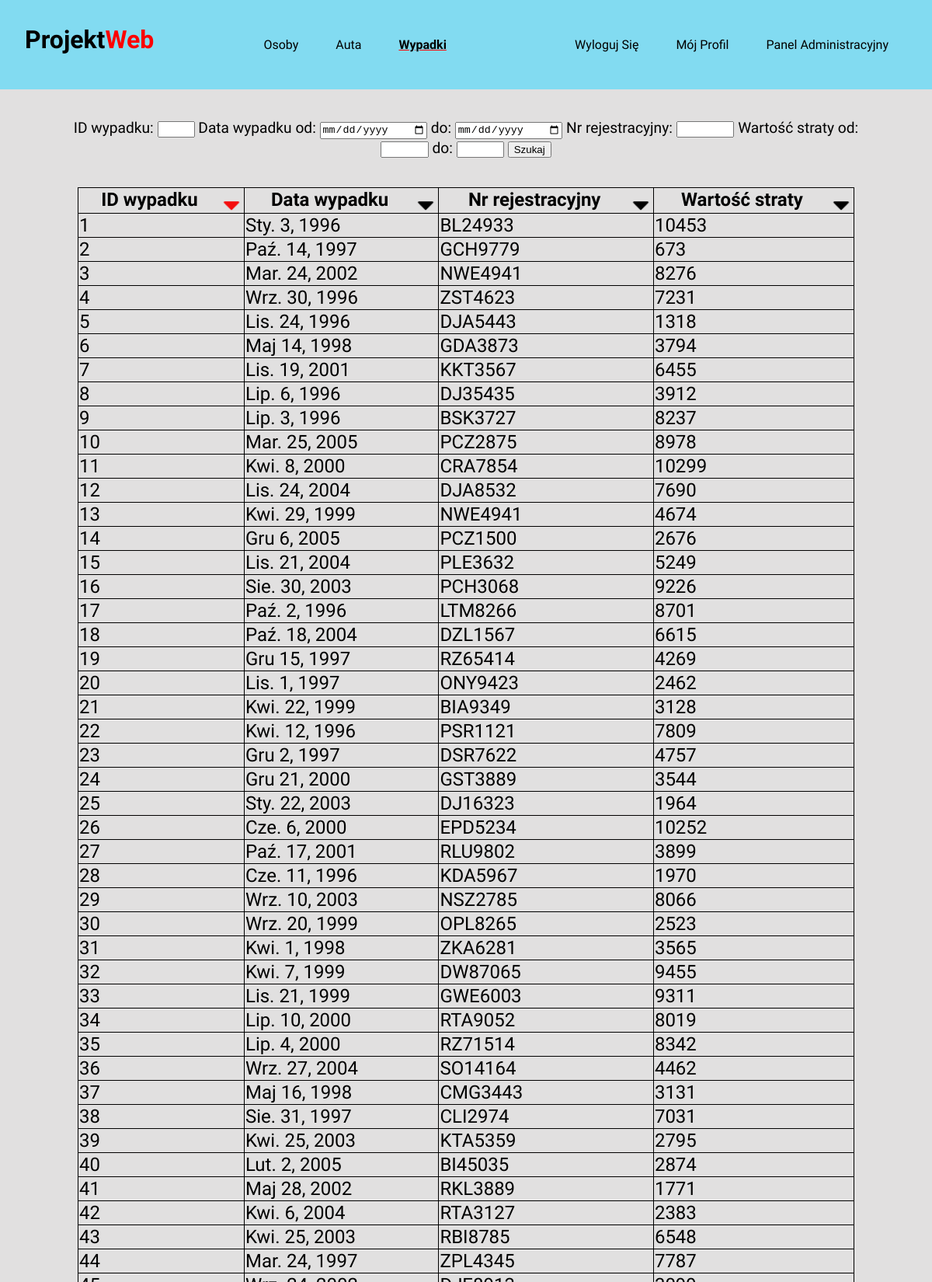
Page /wypadki/ (signed in, upper part) on the committed database.
### cardb/models.py (models this page shows)
class wypadek(models.Model):
    wypadekid = models.IntegerField(db_column="wypadekID", primary_key=True)
    data_wypadku = models.DateField()
    nr_rejestracyjny = models.CharField(max_length=7)
    wartosc_straty = models.IntegerField()
    class Meta:
        db_table = "wypadki"

### cardb/views.py (the view)
# urls.py: path("wypadki/", views.wypadki, name="wypadki"),
@login_required
def wypadki(request):
    data = wypadek.objects.all()
    myFilter = wypadekFilter(request.GET, queryset=data)
    data = myFilter.qs
    mySort = request.GET.get("sortid", "wypadekid")
    data = data.order_by(mySort)
    return render(
        request,
        "wypadki.html",
        {"wypadki": data, "myFilter": myFilter, "mySort": mySort},
    )

### cardb/templatetags/cardb_tags.py (called while the page is built)
@register.simple_tag(takes_context = True)
def url_replace(context, field, value):
    dict_ = context['request'].GET.copy()
    dict_[field] = value
    return dict_.urlencode()

### template/wypadki.html (shortened to what this page needs)
{% extends 'base.html' %}
{% load static %}
{% load cardb_tags %}
{% block head %}
<link rel="stylesheet" href="{% static 'cardb/wypadki.css' %}" type="text/css" />
{% endblock head %}
{% block content %}
<form method="get">
    <div class="wypadekid">
        <label for="id_wypadekid">ID wypadku:</label>
        {{myFilter.form.wypadekid__icontains}}
    </div>
    <div class="data_wypadku">
        <label for="data_wypadku__gte">Data wypadku od:</label>
        {{myFilter.form.data_wypadku__gte}}
    </div>
    <div class="data_wypadku">
        <label for="data_wypadku__lte">do:</label>
        {{myFilter.form.data_wypadku__lte}}
    </div>
    <div class="nr_rejestracyjny">
        <label for="id_nr_rejestracyjny">Nr rejestracyjny:</label>
        {{myFilter.form.nr_rejestracyjny__icontains}}
    </div>
    <div class="wartosc_straty">
        <label for="wartosc_straty__gte">Wartość straty od:</label>
        {{myFilter.form.wartosc_straty__gte}}
    </div>
    <div class="wartosc_straty">
        <label for="wartosc_straty__lte">do:</label>
        {{myFilter.form.wartosc_straty__lte}}
    </div>
    <input type="submit" value="Szukaj" class="search"/>
</form>
<table>
    <tr>
        <th>ID wypadku<a href="{{request.path}}?{% url_replace 'sortid' 'wypadekid' %}">
            {% if mySort == 'wypadekid' %}
            <img src="{% static 'cardb/sort-button-desc.png' %}" alt="sort button descending">
            {% else %}
            <img src="{% static 'cardb/sort-button.png' %}" alt="sort button">
            {% endif %}
        </a></th>
        <th>Data wypadku<a href="{{request.path}}?{% url_replace 'sortid' 'data_wypadku' %}">
            {% if mySort == 'data_wypadku' %}
            <img src="{% static 'cardb/sort-button-desc.png' %}" alt="sort button descending">
            {% else %}
            <img src="{% static 'cardb/sort-button.png' %}" alt="sort button">
            {% endif %}
        </a></th>
        <th>Nr rejestracyjny<a href="{{request.path}}?{% url_replace 'sortid' 'nr_rejestracyjny' %}">
            {% if mySort == 'nr_rejestracyjny' %}
            <img src="{% static 'cardb/sort-button-desc.png' %}" alt="sort button descending">
            {% else %}
            <img src="{% static 'cardb/sort-button.png' %}" alt="sort button">
            {% endif %}
        </a></th>
        <th>Wartość straty<a href="{{request.path}}?{% url_replace 'sortid' 'wartosc_straty' %}">
            {% if mySort == 'wartosc_straty' %}
            <img src="{% static 'cardb/sort-button-desc.png' %}" alt="sort button descending">
            {% else %}
            <img src="{% static 'cardb/sort-button.png' %}" alt="sort button">
            {% endif %}
        </a></th>
    </tr>
    {% for wypadek in wypadki %}
    <tr>
        <td>{{wypadek.wypadekid}}</td>
        <td>{{wypadek.data_wypadku}}</td>
        <td>{{wypadek.nr_rejestracyjny}}</td>
        <td>{{wypadek.wartosc_straty}}</td>
    </tr>
    {% endfor %}
</table>
{% endblock content %}

### cardb/static/cardb/base.css (style rules this page uses)
body { background: #bebdbd75; margin: 0; font-family: 'Ubuntu', sans-serif; }
a { text-decoration: none; }

### cardb/static/cardb/wypadki.css (style rules this page uses)
form { font-size: 1.2em; text-align: center; padding: 2em 4em; }
form div { display: inline; }
form .wypadekid input { width: 3em; }
form .data_wypadku input { width: 10em; }
form .nr_rejestracyjny input { width: 5em; }
form .wartosc_straty input { width: 4em; }
table { padding: 2em 5em; font-size: 1.5em; margin: auto; width: 1000px; border-spacing: 0px; border-collapse: collapse; }
table tr, table th, table td { border: 1px solid black; }
table img { width: 30px; height: 30px; position: relative; float: inline-end; }

### rows in the picture
wypadek: wypadekid "1", data_wypadku "Sty. 3, 1996", nr_rejestracyjny "BL24933", wartosc_straty "10453"
wypadek: wypadekid "2", data_wypadku "Paź. 14, 1997", nr_rejestracyjny "GCH9779", wartosc_straty "673"
wypadek: wypadekid "3", data_wypadku "Mar. 24, 2002", nr_rejestracyjny "NWE4941", wartosc_straty "8276"
wypadek: wypadekid "4", data_wypadku "Wrz. 30, 1996", nr_rejestracyjny "ZST4623", wartosc_straty "7231"
wypadek: wypadekid "5", data_wypadku "Lis. 24, 1996", nr_rejestracyjny "DJA5443", wartosc_straty "1318"
wypadek: wypadekid "6", data_wypadku "Maj 14, 1998", nr_rejestracyjny "GDA3873", wartosc_straty "3794"
wypadek: wypadekid "7", data_wypadku "Lis. 19, 2001", nr_rejestracyjny "KKT3567", wartosc_straty "6455"
wypadek: wypadekid "8", data_wypadku "Lip. 6, 1996", nr_rejestracyjny "DJ35435", wartosc_straty "3912"
wypadek: wypadekid "9", data_wypadku "Lip. 3, 1996", nr_rejestracyjny "BSK3727", wartosc_straty "8237"
wypadek: wypadekid "10", data_wypadku "Mar. 25, 2005", nr_rejestracyjny "PCZ2875", wartosc_straty "8978"
wypadek: wypadekid "11", data_wypadku "Kwi. 8, 2000", nr_rejestracyjny "CRA7854", wartosc_straty "10299"
wypadek: wypadekid "12", data_wypadku "Lis. 24, 2004", nr_rejestracyjny "DJA8532", wartosc_straty "7690"
wypadek: wypadekid "13", data_wypadku "Kwi. 29, 1999", nr_rejestracyjny "NWE4941", wartosc_straty "4674"
wypadek: wypadekid "14", data_wypadku "Gru 6, 2005", nr_rejestracyjny "PCZ1500", wartosc_straty "2676"
wypadek: wypadekid "15", data_wypadku "Lis. 21, 2004", nr_rejestracyjny "PLE3632", wartosc_straty "5249"
wypadek: wypadekid "16", data_wypadku "Sie. 30, 2003", nr_rejestracyjny "PCH3068", wartosc_straty "9226"
wypadek: wypadekid "17", data_wypadku "Paź. 2, 1996", nr_rejestracyjny "LTM8266", wartosc_straty "8701"
wypadek: wypadekid "18", data_wypadku "Paź. 18, 2004", nr_rejestracyjny "DZL1567", wartosc_straty "6615"
wypadek: wypadekid "19", data_wypadku "Gru 15, 1997", nr_rejestracyjny "RZ65414", wartosc_straty "4269"
wypadek: wypadekid "20", data_wypadku "Lis. 1, 1997", nr_rejestracyjny "ONY9423", wartosc_straty "2462"
wypadek: wypadekid "21", data_wypadku "Kwi. 22, 1999", nr_rejestracyjny "BIA9349", wartosc_straty "3128"
wypadek: wypadekid "22", data_wypadku "Kwi. 12, 1996", nr_rejestracyjny "PSR1121", wartosc_straty "7809"
wypadek: wypadekid "23", data_wypadku "Gru 2, 1997", nr_rejestracyjny "DSR7622", wartosc_straty "4757"
wypadek: wypadekid "24", data_wypadku "Gru 21, 2000", nr_rejestracyjny "GST3889", wartosc_straty "3544"
wypadek: wypadekid "25", data_wypadku "Sty. 22, 2003", nr_rejestracyjny "DJ16323", wartosc_straty "1964"
wypadek: wypadekid "26", data_wypadku "Cze. 6, 2000", nr_rejestracyjny "EPD5234", wartosc_straty "10252"
wypadek: wypadekid "27", data_wypadku "Paź. 17, 2001", nr_rejestracyjny "RLU9802", wartosc_straty "3899"
wypadek: wypadekid "28", data_wypadku "Cze. 11, 1996", nr_rejestracyjny "KDA5967", wartosc_straty "1970"
wypadek: wypadekid "29", data_wypadku "Wrz. 10, 2003", nr_rejestracyjny "NSZ2785", wartosc_straty "8066"
wypadek: wypadekid "30", data_wypadku "Wrz. 20, 1999", nr_rejestracyjny "OPL8265", wartosc_straty "2523"
wypadek: wypadekid "31", data_wypadku "Kwi. 1, 1998", nr_rejestracyjny "ZKA6281", wartosc_straty "3565"
wypadek: wypadekid "32", data_wypadku "Kwi. 7, 1999", nr_rejestracyjny "DW87065", wartosc_straty "9455"
wypadek: wypadekid "33", data_wypadku "Lis. 21, 1999", nr_rejestracyjny "GWE6003", wartosc_straty "9311"
wypadek: wypadekid "34", data_wypadku "Lip. 10, 2000", nr_rejestracyjny "RTA9052", wartosc_straty "8019"
wypadek: wypadekid "35", data_wypadku "Lip. 4, 2000", nr_rejestracyjny "RZ71514", wartosc_straty "8342"
wypadek: wypadekid "36", data_wypadku "Wrz. 27, 2004", nr_rejestracyjny "SO14164", wartosc_straty "4462"
wypadek: wypadekid "37", data_wypadku "Maj 16, 1998", nr_rejestracyjny "CMG3443", wartosc_straty "3131"
wypadek: wypadekid "38", data_wypadku "Sie. 31, 1997", nr_rejestracyjny "CLI2974", wartosc_straty "7031"
wypadek: wypadekid "39", data_wypadku "Kwi. 25, 2003", nr_rejestracyjny "KTA5359", wartosc_straty "2795"
wypadek: wypadekid "40", data_wypadku "Lut. 2, 2005", nr_rejestracyjny "BI45035", wartosc_straty "2874"
wypadek: wypadekid "41", data_wypadku "Maj 28, 2002", nr_rejestracyjny "RKL3889", wartosc_straty "1771"
wypadek: wypadekid "42", data_wypadku "Kwi. 6, 2004", nr_rejestracyjny "RTA3127", wartosc_straty "2383"
wypadek: wypadekid "43", data_wypadku "Kwi. 25, 2003", nr_rejestracyjny "RBI8785", wartosc_straty "6548"
wypadek: wypadekid "44", data_wypadku "Mar. 24, 1997", nr_rejestracyjny "ZPL4345", wartosc_straty "7787"
